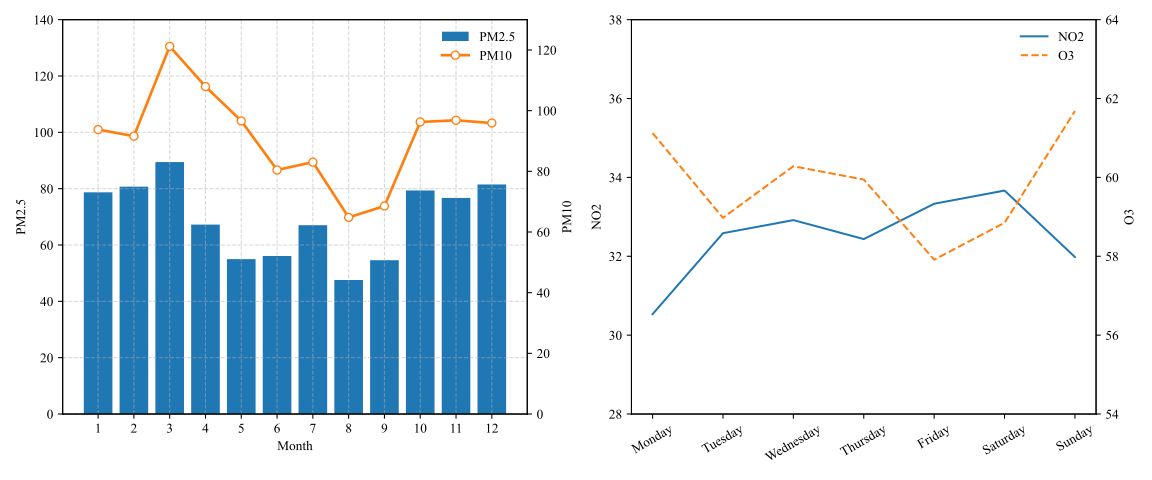

This chart was generated by the following Python code:
import pandas as pd
import matplotlib.pyplot as plt

# 设置全局字体为新罗马
plt.rcParams['font.sans-serif'] = ['Times New Roman']

# 导入绘图数据
data1 = pd.read_csv('../Data analysis/3.data_month.csv') # 月均值数据
data2 = pd.read_csv('../Data analysis/3.data_week.csv',index_col='dayofweek') # 星期均值数据
data2 = data2.loc[['Monday','Tuesday','Wednesday','Thursday','Friday','Saturday','Sunday']] # 将星期数据按照周一到周日排序

# x轴绘图数据
x1 = range(12)
x2 = range(7)

# 第一个坐标系中y轴绘图数据
y1 = data1['PM2.5']
y12 = data1['PM10']

# 第二个坐标系中y轴绘图数据
y2 = data2['NO2']
y22 = data2['O3']


fig, ax = plt.subplots(1,2,figsize=(12,5)) # 新建一个画布，有一行两列共两个坐标轴

# 在第一个坐标轴绘制月均值变化双y图
l1 = ax[0].bar(x1,y1,label='PM2.5')    # 绘制PM2.5柱状图
ax[0].set_ylim(0,140) # 设置y轴范围
ax[0].set_xticks(range(12)) # 设置x刻度位置
ax[0].set_xticklabels(range(1,13)) # 设置x刻度标签
ax[0].set_xlabel('Month') #设置x轴标题
ax[0].set_ylabel('PM2.5') # 设置y轴标题

p1 = ax[0].twinx()  #建立第一个坐标系的副y轴
l12, = p1.plot(x1,y12,color='C1',marker='o',mfc='w',linewidth = 2,label='PM10') # 绘制副y轴的PM10点线图
p1.set_ylim(0,130) #设置副y轴范围
p1.set_ylabel('PM10') #设置y轴标题

ax[0].legend([l1,l12],['PM2.5','PM10'],frameon=False) #设置图例
ax[0].grid(alpha=0.5,linestyle='--') # 设置网格


# 在第二个坐标轴绘制星期均值变化双y图
l2, = ax[1].plot(x2,y2)
ax[1].set_ylim(28,38)
ax[1].set_xticks(range(7))
ax[1].set_xticklabels(data2.index,rotation=30)
ax[1].set_ylabel('NO2')

p2 = ax[1].twinx()
l22, = p2.plot(x2,y22,c='C1',linestyle='--')
p2.set_ylim(54,64)
p2.set_yticks(range(54,66,2))
p2.set_ylabel('O3')

ax[1].legend([l2,l22],['NO2','O3'],frameon=False)
plt.tight_layout()
plt.savefig('4.plot2.svg',dpi=900)
plt.show()